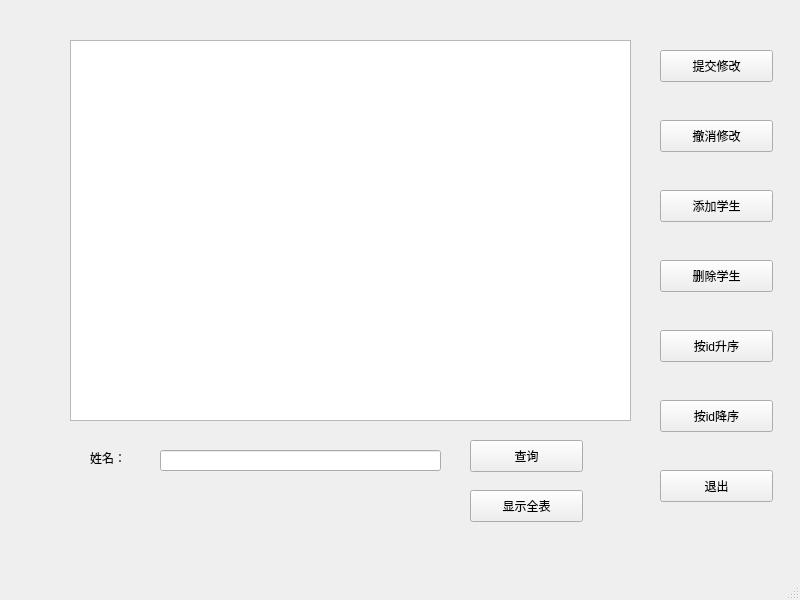
<?xml version="1.0" encoding="UTF-8"?>
<ui version="4.0">
 <class>studentManagement</class>
 <widget class="QMainWindow" name="studentManagement">
  <property name="geometry">
   <rect>
    <x>0</x>
    <y>0</y>
    <width>800</width>
    <height>600</height>
   </rect>
  </property>
  <property name="windowTitle">
   <string>MainWindow</string>
  </property>
  <widget class="QWidget" name="centralwidget">
   <widget class="QTableView" name="tableView">
    <property name="geometry">
     <rect>
      <x>70</x>
      <y>40</y>
      <width>561</width>
      <height>381</height>
     </rect>
    </property>
   </widget>
   <widget class="QPushButton" name="pushButton_submit">
    <property name="geometry">
     <rect>
      <x>660</x>
      <y>50</y>
      <width>113</width>
      <height>32</height>
     </rect>
    </property>
    <property name="text">
     <string>提交修改</string>
    </property>
   </widget>
   <widget class="QPushButton" name="pushButton_cencel">
    <property name="geometry">
     <rect>
      <x>660</x>
      <y>120</y>
      <width>113</width>
      <height>32</height>
     </rect>
    </property>
    <property name="text">
     <string>撤消修改</string>
    </property>
   </widget>
   <widget class="QPushButton" name="pushButton_addStudent">
    <property name="geometry">
     <rect>
      <x>660</x>
      <y>190</y>
      <width>113</width>
      <height>32</height>
     </rect>
    </property>
    <property name="text">
     <string>添加学生</string>
    </property>
   </widget>
   <widget class="QPushButton" name="pushButton_deleteStudent">
    <property name="geometry">
     <rect>
      <x>660</x>
      <y>260</y>
      <width>113</width>
      <height>32</height>
     </rect>
    </property>
    <property name="text">
     <string>删除学生</string>
    </property>
   </widget>
   <widget class="QPushButton" name="pushButton_ascendingOrder">
    <property name="geometry">
     <rect>
      <x>660</x>
      <y>330</y>
      <width>113</width>
      <height>32</height>
     </rect>
    </property>
    <property name="text">
     <string>按id升序</string>
    </property>
   </widget>
   <widget class="QPushButton" name="pushButton_descendingOrder">
    <property name="geometry">
     <rect>
      <x>660</x>
      <y>400</y>
      <width>113</width>
      <height>32</height>
     </rect>
    </property>
    <property name="text">
     <string>按id降序</string>
    </property>
   </widget>
   <widget class="QPushButton" name="pushButton_exit">
    <property name="geometry">
     <rect>
      <x>660</x>
      <y>470</y>
      <width>113</width>
      <height>32</height>
     </rect>
    </property>
    <property name="text">
     <string>退出</string>
    </property>
   </widget>
   <widget class="QLabel" name="label_stuName">
    <property name="geometry">
     <rect>
      <x>90</x>
      <y>450</y>
      <width>60</width>
      <height>16</height>
     </rect>
    </property>
    <property name="text">
     <string>姓名：</string>
    </property>
   </widget>
   <widget class="QLineEdit" name="lineEdit_stuName">
    <property name="geometry">
     <rect>
      <x>160</x>
      <y>450</y>
      <width>281</width>
      <height>21</height>
     </rect>
    </property>
   </widget>
   <widget class="QPushButton" name="pushButton_select">
    <property name="geometry">
     <rect>
      <x>470</x>
      <y>440</y>
      <width>113</width>
      <height>32</height>
     </rect>
    </property>
    <property name="text">
     <string>查询</string>
    </property>
   </widget>
   <widget class="QPushButton" name="pushButton_showAllStudent">
    <property name="geometry">
     <rect>
      <x>470</x>
      <y>490</y>
      <width>113</width>
      <height>32</height>
     </rect>
    </property>
    <property name="text">
     <string>显示全表</string>
    </property>
   </widget>
  </widget>
  <widget class="QMenuBar" name="menubar">
   <property name="geometry">
    <rect>
     <x>0</x>
     <y>0</y>
     <width>800</width>
     <height>24</height>
    </rect>
   </property>
  </widget>
  <widget class="QStatusBar" name="statusbar"/>
 </widget>
 <resources/>
 <connections/>
</ui>
